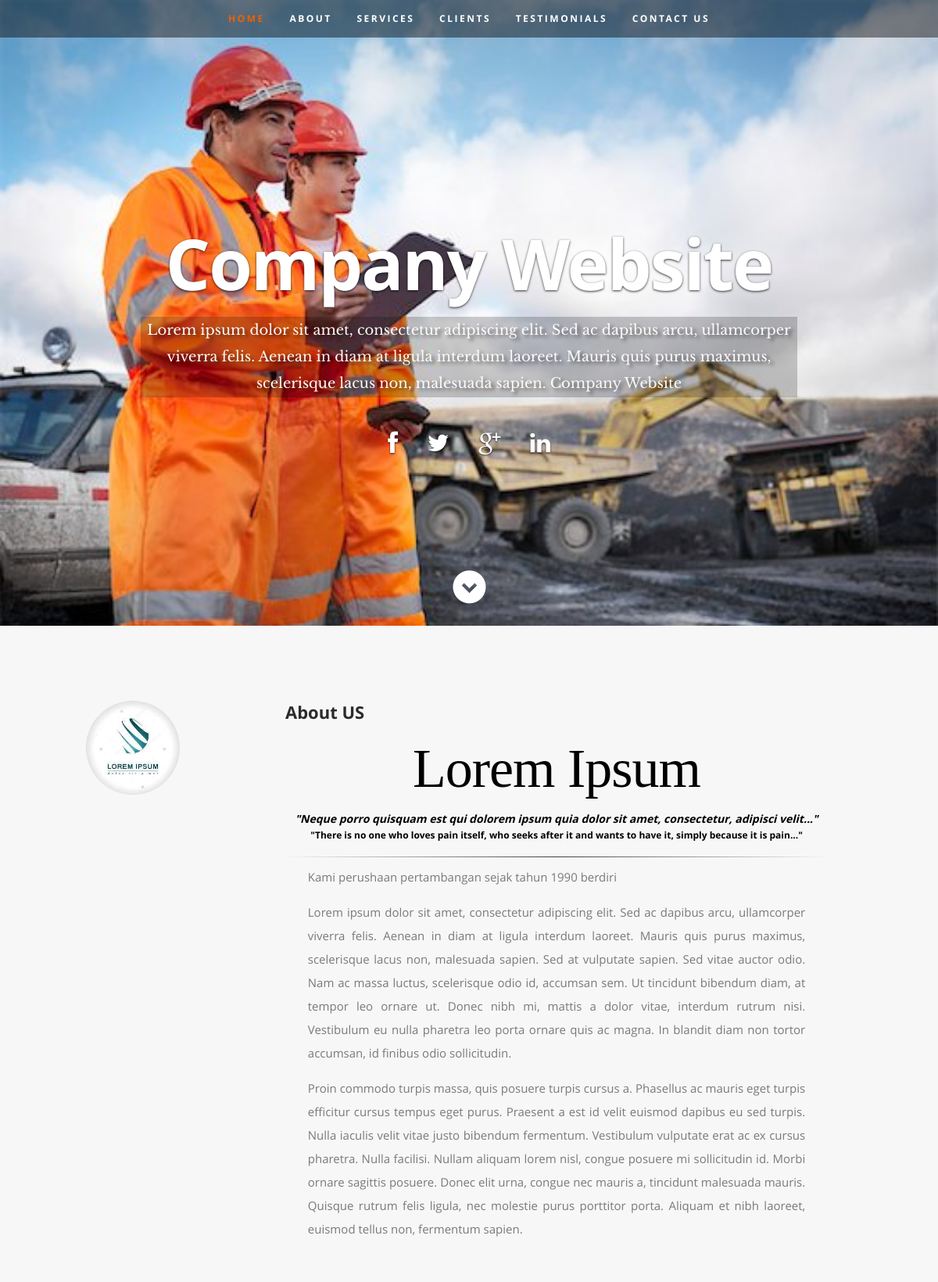
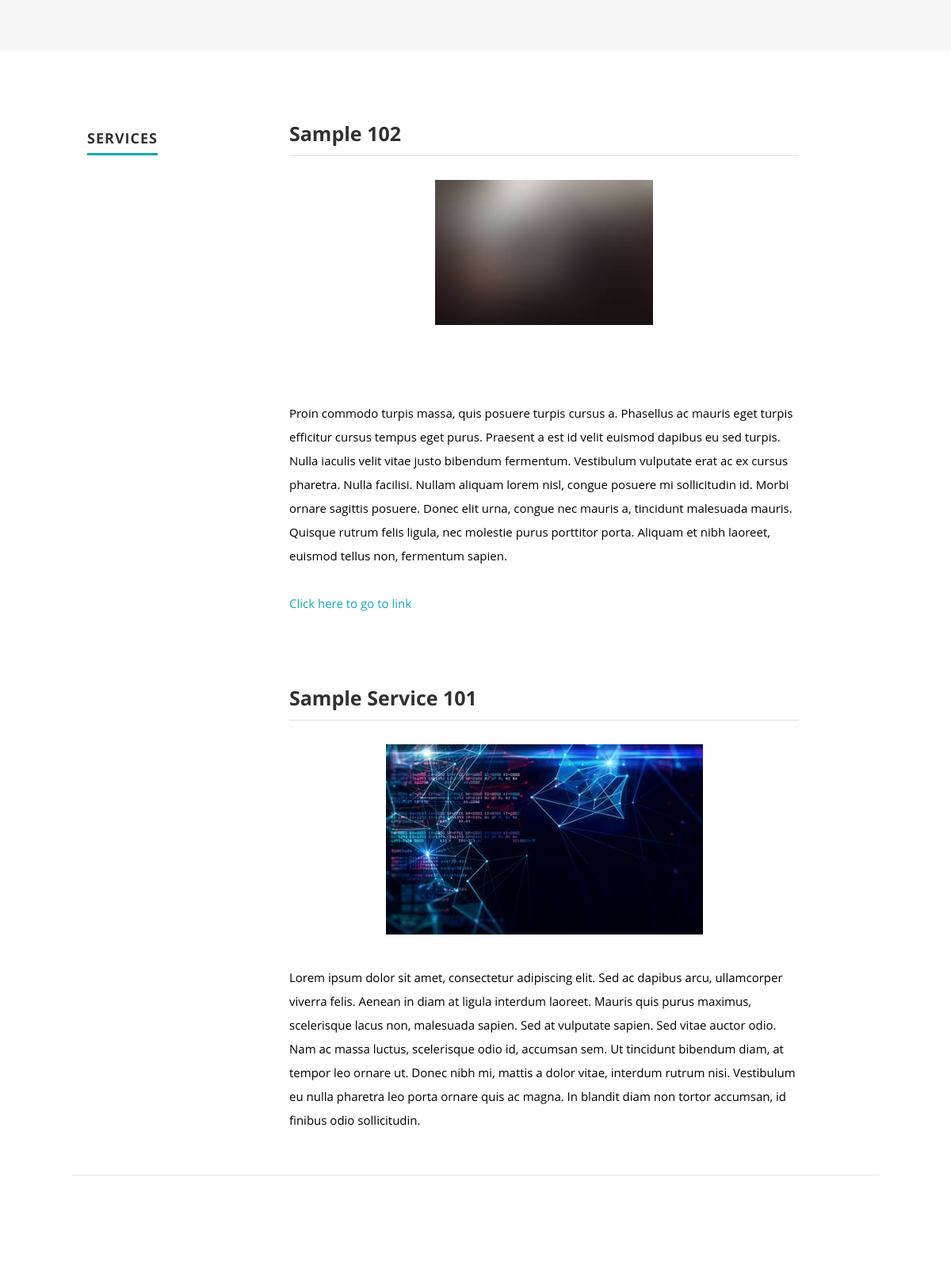
The page / (upper part) on the database its author committed (2 pictures, top to bottom).
### tables this page shows
CREATE TABLE `system_info` (
  `id` int(30) NOT NULL,
  `meta_field` text NOT NULL,
  `meta_value` text NOT NULL
);

CREATE TABLE `services` (
  `id` int(30) NOT NULL,
  `title` text NOT NULL,
  `description` text DEFAULT NULL,
  `file_path` text DEFAULT NULL,
  `date_created` datetime NOT NULL DEFAULT current_timestamp(),
  `date_updated` datetime NOT NULL DEFAULT '0000-00-00 00:00:00' ON UPDATE current_timestamp()
);

### classes/DBConnection.php (called while the page is built, shortened)
<?php
class DBConnection{
    private $host = DB_SERVER;
    private $username = DB_USERNAME;
    private $password = DB_PASSWORD;
    private $database = DB_NAME;
    public $conn;
    public function __construct(){
        if (!isset($this->conn)) {
            $this->conn = new mysqli($this->host, $this->username, $this->password, $this->database);
        }
    }
}
?>

### classes/SystemSettings.php (called while the page is built, shortened)
<?php
class SystemSettings extends DBConnection{
	function load_system_info(){
		if(!isset($_SESSION['system_info'])){
			$sql = "SELECT * FROM system_info";
			$qry = $this->conn->query($sql);
		}
	}
	function info($field=''){
		if(!empty($field)){
			if(isset($_SESSION['system_info'][$field]))
				return $_SESSION['system_info'][$field];
			else
				return false;
		}else{
			return false;
		}
	}
}
$_settings = new SystemSettings();
$_settings->load_system_info();
?>

### config.php (called while the page is built, shortened)
<?php
require_once('classes/DBConnection.php');
require_once('classes/SystemSettings.php');
function validate_image($file){
	if(!empty($file)){
		if(is_file(base_app.$file)){
			return base_url.$file;
		}else{
			return base_url.'dist/img/no-image-available.png';
		}
	}else{
		return base_url.'dist/img/no-image-available.png';
	}
}
?>

### index.php (the view, shortened to what this page needs)
<?php require_once('config.php'); ?>
 <!DOCTYPE html>
<html lang="en" class="" style="height: auto;">
<?php require_once('inc/header.php') ?>
  <body>
   <header id="home" style="background: #161415 url(<?php echo validate_image($_settings->info('banner')) ?>) no-repeat top center;">
      <nav id="nav-wrap">
         <ul id="nav" class="nav">
            <li class="current"><a class="smoothscroll" href="#home">Home</a></li>
            <li><a class="smoothscroll" href="#about">About</a></li>
           <li><a class="smoothscroll" href="#resume">Services</a></li>
           <li><a class="smoothscroll" href="#clients">Clients</a></li>
            <li><a class="smoothscroll" href="#testimonials">Testimonials</a></li>
            <li><a class="smoothscroll" href="#contact_us">Contact Us</a></li>
         </ul>
      </nav>
<?php
$c_qry = $conn->query("SELECT * FROM contacts");
while($row = $c_qry->fetch_assoc()){
    $contact[$row['meta_field']] = $row['meta_value'];
}
?>
      <div class="row banner">
         <div class="banner-text">
            <h1 class="responsive-headline"><?php echo $_settings->info('name') ?></h1>
            <h3><?php echo stripslashes($_settings->info('welcome_message')) ?></h3>
            <hr />
            <ul class="social">
               <li><a target="_blank" href="<?php echo $contact['facebook'] ?>"><i class="fa fa-facebook"></i></a></li>
               <li><a target="_blank" href="<?php echo $contact['twitter'] ?>"><i class="fa fa-twitter"></i></a></li>
               <li><a target="_blank" href="mailto:<?php echo $contact['email'] ?>"><i class="fa fa-google-plus"></i></a></li>
               <li><a target="_blank" href="<?php echo $contact['linkin'] ?>"><i class="fa fa-linkedin"></i></a></li>
            </ul>
         </div>
      </div>
      <p class="scrolldown">
         <a class="smoothscroll" href="#about"><i class="icon-down-circle"></i></a>
      </p>
   </header>
   <section id="about" style="background:#f7f7f7 !important">
      <div class="row">
         <div class="three columns">
            <img class="profile-pic"  src="<?php echo validate_image($_settings->info('logo')) ?>" alt="" />
         </div>
         <div class="nine columns main-col">
            <h2>About US</h2>
            <div id="about_me"><?php include "about.html"; ?></div>
            <div class="row">
               <div class="columns contact-details">
               </div>
               <div class="columns download">
               </div>
            </div>
         </div>
      </div>
   </section>
   <section id="resume">
      <div class="row education">
         <div class="three columns header-col">
            <h1><span>Services</span></h1>
         </div>
         <div class="nine columns main-col">
          <?php
          $e_qry = $conn->query("SELECT * FROM services order by title asc");
          while($row = $e_qry->fetch_assoc()):
          ?>
            <div class="row item">
               <div class="twelve columns">
                  <h3><?php echo $row['title'] ?></h3>
                  <hr>
                  <img src="<?php echo validate_image($row['file_path']) ?>" alt="" class="img-fluid service-img-view">
                  <p>
                  <?php echo stripslashes(html_entity_decode($row['description'])) ?>
                  </p>
               </div>
            </div>
          <?php endwhile; ?>
         </div>
      </div>
   </section>
  </body>
</html>

### profile_asset/css/default.css (style rules this page uses)
html, body, div, span, object, iframe, h1, h2, h3, h4, h5, h6, p, blockquote, pre, abbr, address, cite, code, del, dfn, em, img, ins, kbd, q, samp, small, strong, sub, sup, var, b, i, dl, dt, dd, ol, ul, li, fieldset, form, label, legend, table, caption, tbody, tfoot, thead, tr, th, td, article, aside, canvas, details, figcaption, figure, footer, header, hgroup, menu, nav, section, summary, time, mark, audio, video { margin: 0; padding: 0; border: 0; outline: 0; font-size: 100%; vertical-align: baseline; background: transparent; }
article,aside,details,figcaption,figure, footer,header,hgroup,menu,nav,section { display: block; }
*, *:before, *:after { -moz-box-sizing: border-box; -webkit-box-sizing: border-box; box-sizing: border-box; }
html { font-size: 62.5%; -webkit-font-smoothing: antialiased; }
body { background: #fff; font-family: 'opensans-regular', sans-serif; font-weight: normal; font-size: 15px; line-height: 30px; color: #838C95; -webkit-font-smoothing: antialiased; -webkit-text-size-adjust: 100%; }
h1, h2, h3, h4, h5, h6 { color: #313131; font-family: 'opensans-bold', sans-serif; font-weight: normal; }
h1 { font-size: 38px; line-height: 42px; margin-bottom: 12px; letter-spacing: -1px; }
h2 { font-size: 28px; line-height: 36px; margin-bottom: 6px; }
h3 { font-size: 22px; line-height: 30px; margin-bottom: 12px; }
h4 { font-size: 20px; line-height: 30px; margin-bottom: 6px; }
h5 { font-size: 18px; line-height: 30px; }
p { margin: 0 0 30px 0; }
hr { border: solid #E3E3E3; border-width: 1px 0 0; clear: both; margin: 11px 0 30px; height: 0; }
a, a:visited { text-decoration: none; outline: 0; color: #11ABB0; -webkit-transition: color .3s ease-in-out; -moz-transition: color .3s ease-in-out; -o-transition: color .3s ease-in-out; transition: color .3s ease-in-out; }
p a, p a:visited { line-height: inherit; }
ul, ol { margin-bottom: 24px; margin-top: 12px; }
ul { list-style: none outside; }
li { line-height: 18px; margin-bottom: 12px; }
img { max-width: 100%; height: auto; }
.row { width: 96%; max-width: 1020px; margin: 0 auto; }
.row .row { width: auto; max-width: none; margin: 0 -20px; }
.row:before, .row:after { content: " "; display: table; }
.row:after { clear: both; }
.column, .columns { position: relative; padding: 0 20px; min-height: 1px; float: left; }
[class*="column"] + [class*="column"]:last-child { float: right; }
.row .three { width: 25%; }
.row .nine { width: 75%; }
.row .twelve { width: 100%; }

### index.php (style rules this page uses)
#about h2 { color: #2b2b2b; }

### rows shown on the page
system_info: meta_value (picture)
services: title "Sample 102", file_path (picture), description "Proin commodo turpis massa, quis posuere turpis cursus a. Phasellus ac mauris eget turpis efficitur cursus tempus eget purus. Praesent a est id velit euismod dapibus eu sed turpis. Nulla iaculis velit vitae justo bibendum fermentum. Vestibulum vulputate erat ac ex cursus pharetra. Nulla facilisi. Nullam aliquam lorem nisl, congue posuere mi sollicitudin id. Morbi ornare sagittis posuere. Donec elit urna, congue nec mauris a, tincidunt malesuada mauris. Quisque rutrum felis ligula, nec molestie purus porttitor porta. Aliquam et nibh laoreet, euismod tellus non, fermentum sapien. Click here to go to link"
services: title "Sample Service 101", file_path (picture), description "Lorem ipsum dolor sit amet, consectetur adipiscing elit. Sed ac dapibus arcu, ullamcorper viverra felis. Aenean in diam at ligula interdum laoreet. Mauris quis purus maximus, scelerisque lacus non, malesuada sapien. Sed at vulputate sapien. Sed vitae auctor odio. Nam ac massa luctus, scelerisque odio id, accumsan sem. Ut tincidunt bibendum diam, at tempor leo ornare ut. Donec nibh mi, mattis a dolor vitae, interdum rutrum nisi. Vestibulum eu nulla pharetra leo porta ornare quis ac magna. In blandit diam non tortor accumsan, id finibus odio sollicitudin."

### other values the page prints
$_settings->info('name') "Company Website"
